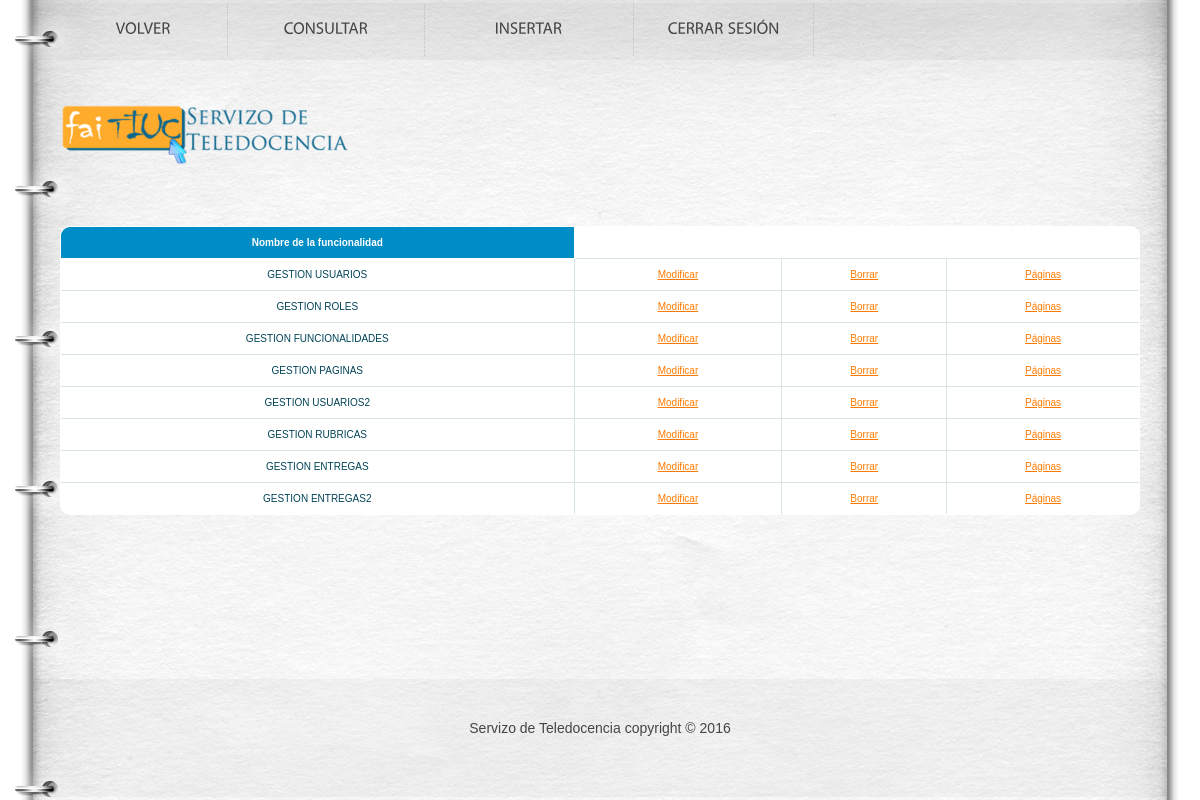
Before: /et3_iu/Controllers/FUNCIONALIDAD_Controller.php (signed in) with the older database file.
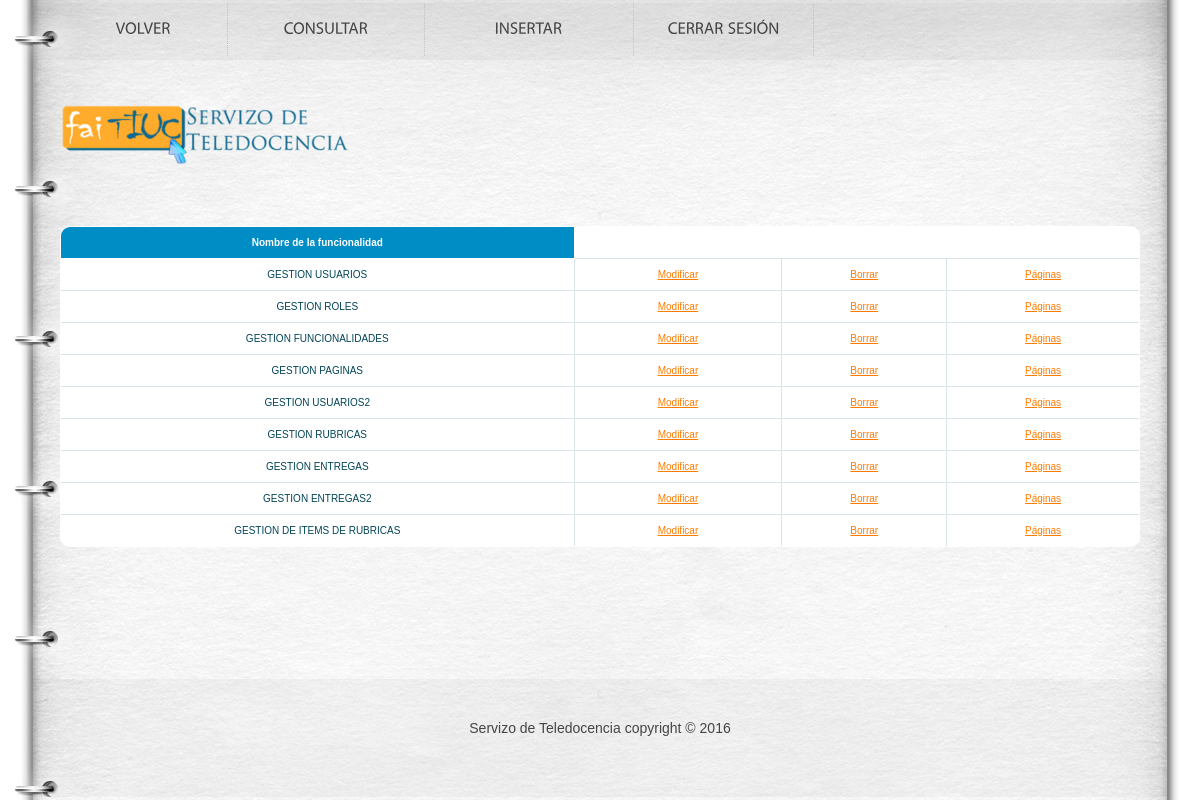
After: the same page with the newer database file.
### tables this page shows
CREATE TABLE IF NOT EXISTS `FUNCIONALIDAD` (
`FUNCIONALIDAD_ID` int(10) NOT NULL,
  `FUNCIONALIDAD_NOM` varchar(80) NOT NULL
);

### et3_iu/Controllers/FUNCIONALIDAD_Controller.php (called while the page is built, shortened)
<?php
include '../Models/FUNCIONALIDAD_Model.php';
	Switch ($_REQUEST['accion']){
		default:
			if (!isset($_REQUEST['FUNCIONALIDAD_NOM'])){
				$funcionalidad = new FUNCIONALIDAD_MODEL('', '');
			}
			else {
				$rol=get_data_form();
			}
			$datos = $funcionalidad->ConsultarTodo();
			if(!tienePermisos('FUNCIONALIDAD_Show')){
				new Mensaje('No tienes los permisos necesarios','../Views/DEFAULT_Vista.php');
			}
			else {
				new FUNCIONALIDAD_Show($datos, '../Views/DEFAULT_Vista.php');
			}
	}
?>

### et3_iu/Models/FUNCIONALIDAD_Model.php (called while the page is built, shortened)
<?php
class FUNCIONALIDAD_MODEL
{
	var $mysqli;
function ConectarBD()
{
    $this->mysqli = new mysqli( "localhost", "iu2016", "iu2016", "IU2016");
}
	function ConsultarTodo()
	{
		$sql = "select * from FUNCIONALIDAD ORDER BY FUNCIONALIDAD_ID";
		if (!($resultado = $this->mysqli->query($sql))){
			return 'Error en la consulta sobre la base de datos';
		}
		else{
			$toret=array();
			$i=0;
			while ($fila= $resultado->fetch_array()) {
				$toret[$i]=$fila;
				$i++;
			}
			return $toret;
		}
	}
}
?>

### et3_iu/Views/FUNCIONALIDAD_SHOWALL_Vista.php (the view, shortened to what this page needs)
<?php
class FUNCIONALIDAD_Show{
	private $datos;
	private $volver;
	function __construct($array, $volver){
		$this->datos = $array;
		$this->volver = $volver;
		$this->render();
	}
	function render(){
		?>
		?> <head>
			<link rel="stylesheet" href="../css/reset.css" type="text/css" media="all">
			<link rel="stylesheet" href="../css/style.css" type="text/css" media="all">
		</head>
		<body id="page2">
		<div class="wrap">
			<header>
				<div class="container">
					<h1><a href="../Views/DEFAULT_Vista.php"></a></h1>
					<nav>
						<ul><li><?php echo '<a href=\'' . $this->volver . "' class='m5'>" . $strings['Volver'] . " </a>"; ?></li>
							<li><a href='./FUNCIONALIDAD_Controller.php?accion=<?php echo $strings['Consultar']?>'class="m4"><?php echo $strings['Consultar']?></a></li>
							<li><a href='./FUNCIONALIDAD_Controller.php?accion=<?php echo $strings['Insertar'] ?>' class="m3"><?php echo $strings['Insertar']?></a></li>
							<li><a href="../Functions/Desconectar.php" class="m2"><?php echo  $strings['Cerrar Sesión']; ?></a></li>
						</ul>
					</nav>
				</div>
			</header>
			<div class="container">
				<?php
				$lista = array('FUNCIONALIDAD_NOM');
				?>
				<br><br>
				<div id="centrado"><table class="table" id="btable" border = 1>
						<tr>
							<?php
							foreach($lista as $titulo){
								echo "<th>";
								?>
								<?php
								echo $strings[$titulo];
								?>
								</th>
								<?php
							}
							?>
						</tr>
						<?php
						for ($j=0;$j<count($this->datos);$j++){
							echo "<tr>";
							foreach ($this->datos [$j] as $clave => $valor) {
								for ($i = 0; $i < count($lista); $i++) {
									if ($clave === $lista[$i]) {
										?>
										<?php
										echo "<td>";
										echo $valor;
										echo "</td>";
									}
								}
							}
							?>
							<td>
								<a href='FUNCIONALIDAD_Controller.php?FUNCIONALIDAD_NOM=<?php echo $this->datos[$j]['FUNCIONALIDAD_NOM'] . '&accion='.$strings['Modificar']; ?>'><?php echo $strings['Modificar']?></a>
							</td>
							<td>
								<a href='FUNCIONALIDAD_Controller.php?FUNCIONALIDAD_NOM=<?php echo $this->datos[$j]['FUNCIONALIDAD_NOM'] . '&accion='.$strings['Borrar']; ?>'><?php echo $strings['Borrar']?></a>
							</td>
							<td>
								<a href='FUNCIONALIDAD_Controller.php?FUNCIONALIDAD_NOM=<?php echo $this->datos[$j]['FUNCIONALIDAD_NOM'] . '&accion='.$strings['Paginas']; ?>'><?php echo $strings['Páginas']?></a>
							</td>
							<?php
							echo "<tr>";
						}
						?>
					</table></div>
			</div>
		</div>
		<footer>
			<div class="container">
				<div class="inside">
					<div class="wrapper">
						<div class="aligncenter"> Servizo de Teledocencia copyright © 2016 </div>
					</div>
				</div>
			</div>
		</footer>
		</body>
		<?php
	}
}

Changed rows visible on the page:
added funcionalidad: FUNCIONALIDAD_NOM "GESTION DE ITEMS DE RUBRICAS"
Other visible differences:
new list line: "Modificar Borrar Páginas"
